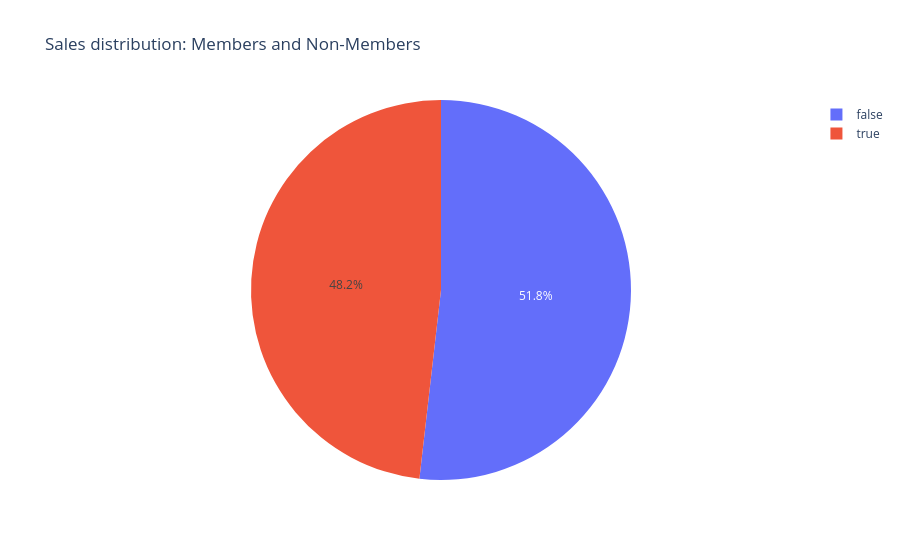

The code cell stored with this chart in its notebook:
### Code cell
member_sales = merge_df.groupby('is_member')['total_sales'].sum().reset_index()

fig = px.pie(
    member_sales,
    names ='is_member',
    values='total_sales',
    title='Sales distribution: Members and Non-Members',
)

fig.show()

### Figure 1 — Plotly figure (JSON) as saved in the notebook; plotly's stock layout.template omitted (floating-point values rounded to 4 significant figures)
{"data": [{"domain": {"x": [0, 1], "y": [0, 1]}, "hovertemplate": "is_member=%{label}<br>total_sales=%{value}<extra></extra>", "labels": [false, true], "legendgroup": "", "name": "", "showlegend": true, "type": "pie", "values": [3350.0, 3116.0]}], "layout": {"legend": {"tracegroupgap": 0}, "title": {"text": "Sales distribution: Members and Non-Members"}}}
